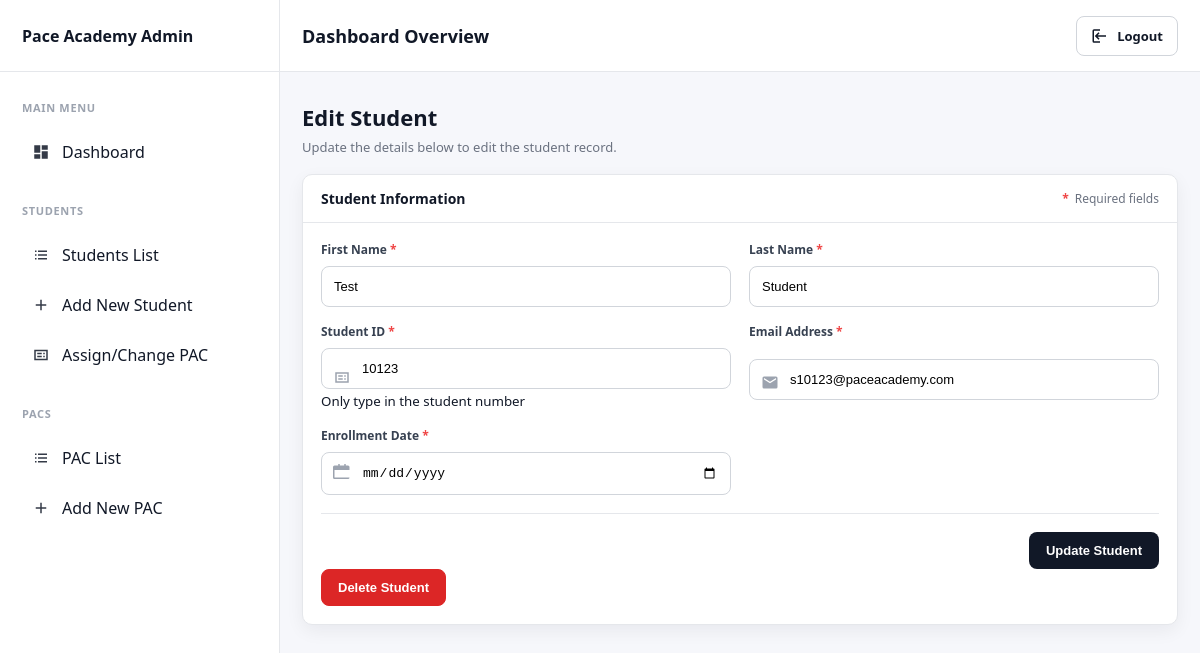
/student/1/edit/, run on an earlier commit of the app's database.
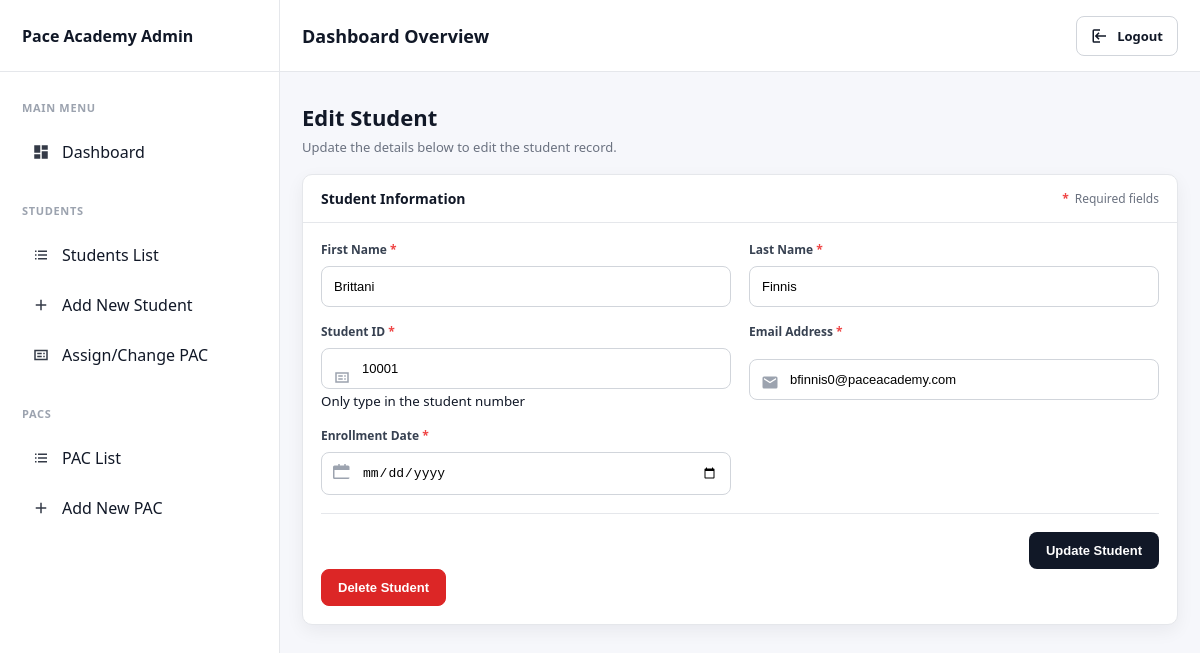
And on a later commit of the database.
### pacapp/models.py (models this page shows, shortened)
class Students(models.Model):
    student_id = models.IntegerField()
    first_name = models.CharField(max_length=100)
    last_name = models.CharField(max_length=100)
    email = models.EmailField()
    enrollment_date = models.DateField()
    assigned_pac = models.ForeignKey(Pacs, on_delete=models.CASCADE, related_name='students', null=True, blank=True)

### pacapp/views.py (the view)
# urls.py: path("student/<int:pk>/edit/", views.student_edit_view, name="student_edit"),
def student_edit_view(request, pk):
    student = get_object_or_404(Students, pk=pk)
    if request.method == "POST":
        form = StudentForm(request.POST, instance=student)
        if form.is_valid():
            form.save()
            messages.success(request, "Student updated successfully.")
            return redirect("student_list")
    else:
        form = StudentForm(instance=student)
    return render(request, "pacapp/student_form.html", {
        "active_page": "student_form",
        "mode": "edit",
        "form": form,
        "student": student,
    })

### pacapp/forms.py
class StudentForm(forms.ModelForm):
    class Meta:
        model = Students
        fields = [
            "first_name",
            "last_name",
            "student_id",
            "email",
            "enrollment_date",
            "assigned_pac",
        ]
        widgets = {
            "first_name": forms.TextInput(attrs={"class": "sf-input"}),
            "last_name": forms.TextInput(attrs={"class": "sf-input"}),
            "student_id": forms.TextInput(attrs={"class": "sf-input"}),
            "email": forms.EmailInput(attrs={"class": "sf-input"}),
            "enrollment_date": forms.DateInput(
                attrs={"class": "sf-input", "type": "date"}
            ),
            "assigned_pac": forms.Select(attrs={"class": "sf-input"}),
        }

### pacapp/templates/pacapp/student_form.html (shortened to what the changed rows need)
{% extends "pacapp/dashboard_base.html" %}
{% load static %}
{% block page_title %}Dashboard Overview{% endblock %}
{% block extra_css %}
<link rel="stylesheet" href="{% static 'pacapp/student_form.css' %}">
{% endblock %}
{% block content %}
<div class="sf-header">
  <h2 class="sf-title">
    {% if mode == "edit" %}Edit Student{% else %}Create New Student{% endif %}
  </h2>
</div>
<section class="card sf-card">
  <div class="card-body sf-card-body">
    <form method="POST">
      <div class="sf-grid-2">
        <div class="sf-field">
          <label class="sf-label" for="first_name">First Name <span class="sf-star">*</span></label>
          <input class="sf-input" id="first_name" name="first_name" type="text"
             placeholder="e.g. John"
             value="{{ form.first_name.value|default_if_none:'' }}" required>
        </div>
        <div class="sf-field">
          <label class="sf-label" for="last_name">Last Name <span class="sf-star">*</span></label>
          <input class="sf-input" id="last_name" name="last_name" type="text"
                 placeholder="e.g. Doe" value="{{ form.last_name.value|default_if_none:'' }}" required>
        </div>
      </div>
      <div class="sf-grid-2">
        <div class="sf-field">
          <div class="sf-input-wrap">
            <span class="sf-icon" aria-hidden="true">
              <svg viewBox="0 0 24 24" width="18" height="18">
                <path fill="currentColor" d="M3 5h18v14H3V5Zm2 2v10h14V7H5Zm2 2h6v2H7V9Zm0 4h6v2H7v-2Zm8-4h2v2h-2V9Zm0 4h2v2h-2v-2Z"/>
              </svg>
            </span>
            <input class="sf-input sf-has-icon" id="student_id" name="student_id" type="text"
                   placeholder="e.g. 10123" value="{{ form.student_id.value|default_if_none:'' }}" required>
              <small>Only type in the student number</small>
          </div>
        </div>
        <div class="sf-field">
          <div class="sf-input-wrap">
            <span class="sf-icon" aria-hidden="true">
              <svg viewBox="0 0 24 24" width="18" height="18">
                <path fill="currentColor" d="M20 4H4a2 2 0 0 0-2 2v12a2 2 0 0 0 2 2h16a2 2 0 0 0 2-2V6a2 2 0 0 0-2-2Zm0 4-8 5L4 8V6l8 5 8-5v2Z"/>
              </svg>
            </span>
            <input class="sf-input sf-has-icon" id="email" name="email" type="email"
                   placeholder="S0123@paceacademy.com" value="{{ form.email.value|default_if_none:'' }}" required>
          </div>
        </div>
      </div>
      <div class="sf-grid-2">
        <div class="sf-field">
          <div class="sf-input-wrap">
            <span class="sf-icon" aria-hidden="true">
              <svg viewBox="0 0 24 24" width="18" height="18">
                <path fill="currentColor" d="M7 2h2v2h6V2h2v2h3a2 2 0 0 1 2 2v14a2 2 0 0 1-2 2H2a2 2 0 0 1-2-2V6a2 2 0 0 1 2-2h5V2Zm15 8H2v10h20V10Z"/>
              </svg>
            </span>
            <input class="sf-input sf-has-icon" id="enrollment_date" name="enrollment_date" type="date"
                   value="{{ student.enrollment_date }}" required>
          </div>
        </div>
      </div>
    </form>
  </div>
</section>
{% endblock %}

What changed in the data, as far as the page shows it:
changed Students: first_name "Test" → "Brittani"; last_name "Student" → "Finnis"; email "s10123@paceacademy.com" → "bfinnis0@paceacademy.com"
Also different on the page:
form field student_id: "10123" → "10001"
